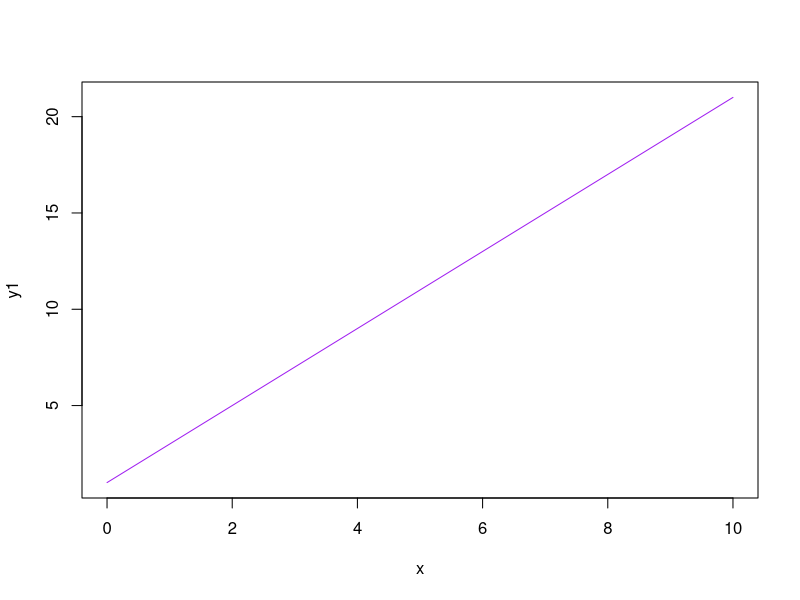
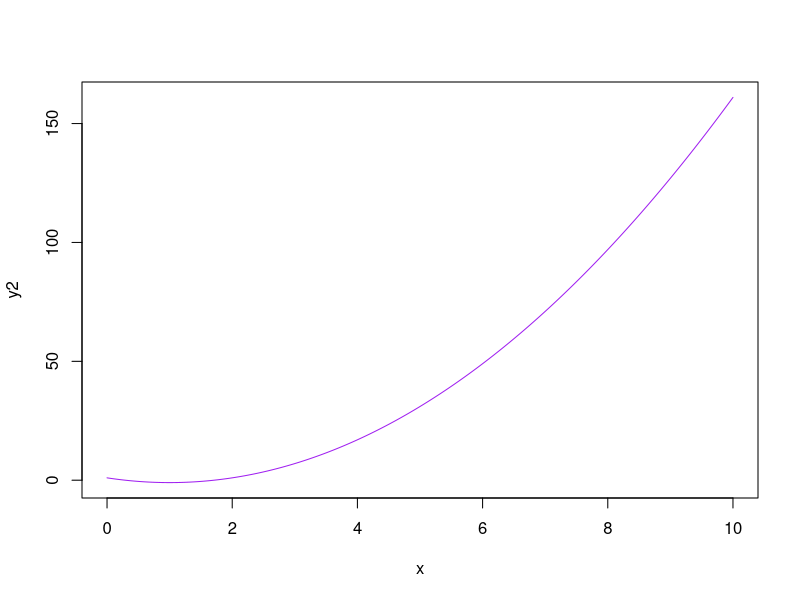
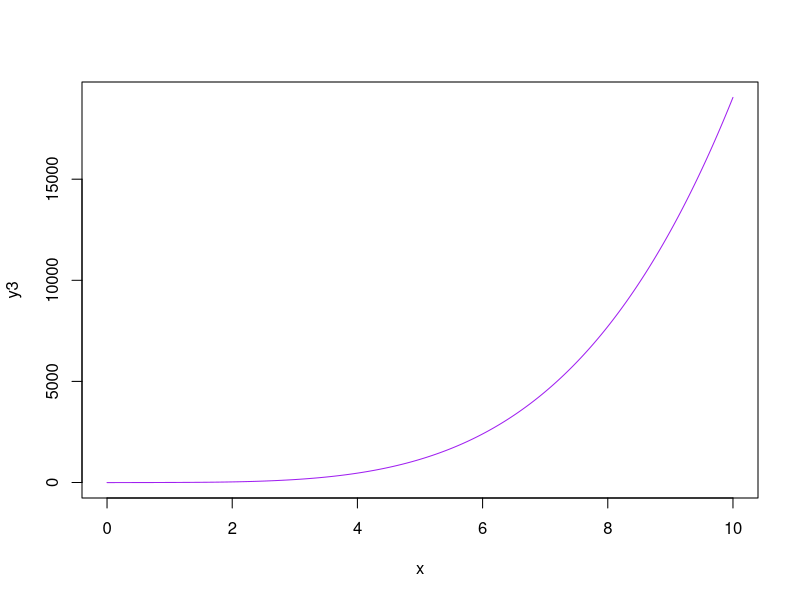
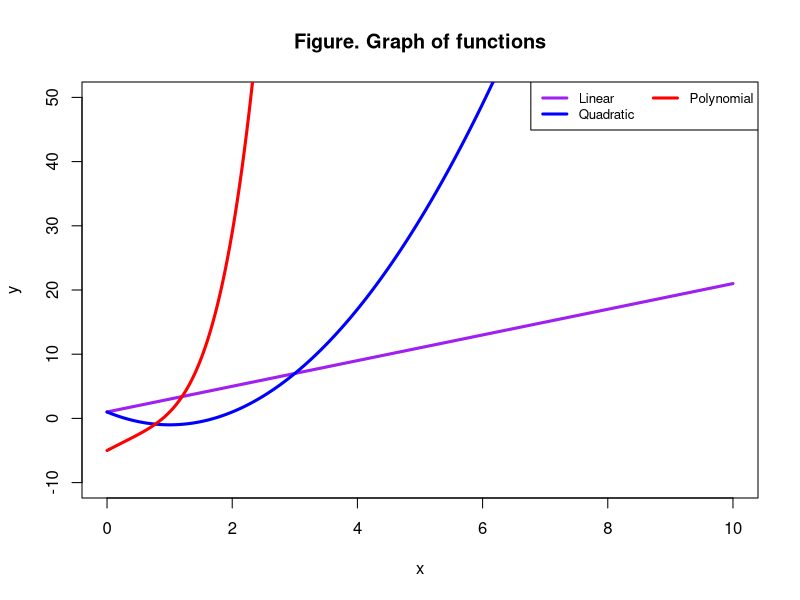
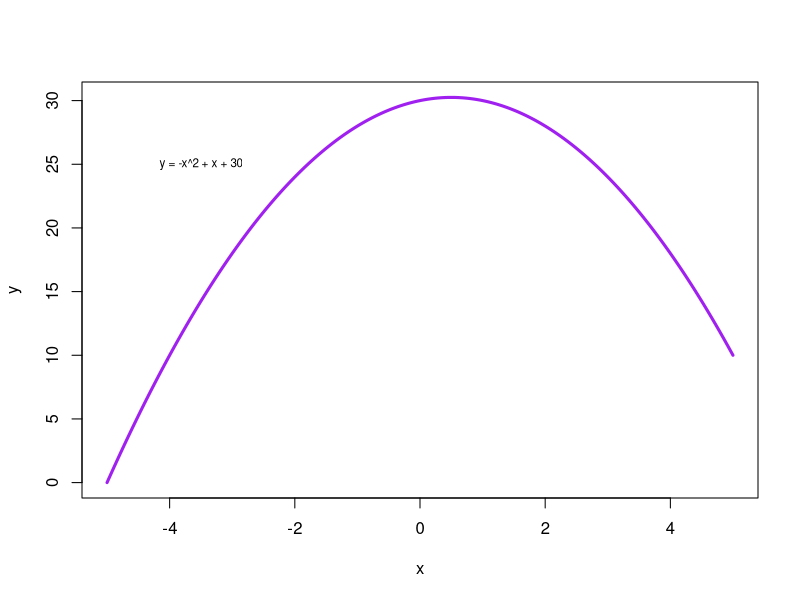

The R script that drew these images, in order: (Note: this script raises an error after producing the figures.)
# Specify the domain.
x <- seq(0, 10, by = 0.01)

# A linear function.
y1 <- sapply(x, function(i) 2*i + 1)   # y = 2x + 1
plot(x, y1, type = 'l', col = 'purple')

# A quadratic function.
y2 <- sapply(x, function(i) 2*i^2 - 4*i + 1)  # y = 2x^2 - 4x + 1
plot(x, y2, type = 'l', col = 'purple')

# A polynomial function.
y3 <- sapply(x, function(i) 2*i^4 - i^3 + 5*i - 5) # y = 2x^4 - x^3 + 5x - 5
plot(x, y3, type = 'l', col = 'purple')



# Plot all the functions in one graph.
plot(x, y1, type = 'l', main = 'Figure. Graph of functions',
     col = 'purple', lwd = 3, xlim = c(0, 10), ylim = c(-10, 50),
     xlab = 'x', ylab = 'y')
lines(x, y2, col = 'blue', lwd = 3)
lines(x, y3,  col = 'red', lwd = 3)

legend('topright', legend=c("Linear", "Quadratic", "Polynomial"),
       col=c("purple", "blue", 'red'),
       lwd = 3, cex = 0.8, ncol = 2, text.width = 1)


# Specify the domain
x <- seq(-5, 5, by = 0.01)

# Concave function
y1 <- sapply(x, function(i) -i^2+i+30)   # y = -x^2+x+30
plot(x, y1, type = 'l', col = 'purple', lwd = 3, xlab = 'x', ylab = 'y')
text(-3.5, 25, labels = 'y = -x^2 + x + 30', cex = 0.7)



library(ggplot2)
g1 <- ggplot(data = ImportShare) +
  geom_bar(mapping = aes(Country, Share), stat = 'identity')
g1



g2 <- ggplot(data = ImportShare) +
  geom_bar(mapping = aes(Country, 100*Share), stat = 'identity', col = 'black',
           fill = 'white', width = 0.8) +
  geom_text(mapping = aes(Country, 100*Share + 2,
                          label = paste0(round(100*Share, 0), '%'))) +
  labs(x = '', y = 'Import Share (%)',
       title = "Figure. China's import share of soybean in 2014-2016 by \n source country",
       subtitle = "Data source: UN Comtrade") +
  theme_classic() +
  scale_y_continuous(limits = c(0, 60)) +
  scale_x_discrete(limits = c('USA', 'Brazil', 'Argentina', 'ROW')) +
  theme(axis.text = element_text(color = 'black', size = 11),
        axis.title = element_text(color = 'black', size = 11))
g2



USBrazilImport <- filter(cleanDat, Country %in% c('Brazil', 'USA'))

g3 <-
  ggplot(data = USBrazilImport) +
  geom_line(mapping = aes(Year, Value/1000000000, color = Country), size = 1.2) +
  theme_classic() +
  labs(x = '', y = 'Import value, billion USD') +
  scale_color_manual(values = c('blue', 'purple')) +
  theme(legend.position = 'bottom',
        legend.title = element_blank())

g3



g4 <-
  ggplot(data = USBrazilImport) +
  geom_line(mapping = aes(Year, Value/1000000000), size = 1.2) +
  theme_classic() +
  labs(x = '', y = 'Import value, billion USD') +
  facet_wrap(~Country) +
  theme(legend.position = 'bottom',
        legend.title = element_blank())

g4
